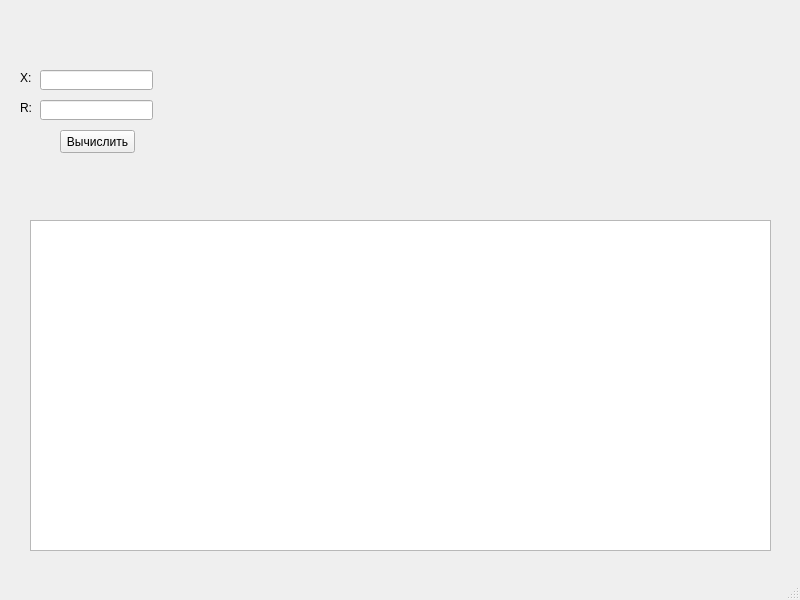
<?xml version="1.0" encoding="UTF-8"?>
<ui version="4.0">
 <class>MainWindow</class>
 <widget class="QMainWindow" name="MainWindow">
  <property name="geometry">
   <rect>
    <x>0</x>
    <y>0</y>
    <width>800</width>
    <height>600</height>
   </rect>
  </property>
  <property name="windowTitle">
   <string>MainWindow</string>
  </property>
  <widget class="QWidget" name="centralwidget">
   <widget class="QTableWidget" name="tableWidget">
    <property name="geometry">
     <rect>
      <x>30</x>
      <y>220</y>
      <width>741</width>
      <height>331</height>
     </rect>
    </property>
   </widget>
   <widget class="QPushButton" name="pushButton">
    <property name="geometry">
     <rect>
      <x>60</x>
      <y>130</y>
      <width>75</width>
      <height>23</height>
     </rect>
    </property>
    <property name="text">
     <string>Вычислить</string>
    </property>
   </widget>
   <widget class="QLineEdit" name="lineEdit">
    <property name="geometry">
     <rect>
      <x>40</x>
      <y>70</y>
      <width>113</width>
      <height>20</height>
     </rect>
    </property>
   </widget>
   <widget class="QLineEdit" name="lineEdit_2">
    <property name="geometry">
     <rect>
      <x>40</x>
      <y>100</y>
      <width>113</width>
      <height>20</height>
     </rect>
    </property>
   </widget>
   <widget class="QLabel" name="label">
    <property name="geometry">
     <rect>
      <x>20</x>
      <y>70</y>
      <width>16</width>
      <height>16</height>
     </rect>
    </property>
    <property name="text">
     <string>X:</string>
    </property>
   </widget>
   <widget class="QLabel" name="label_2">
    <property name="geometry">
     <rect>
      <x>20</x>
      <y>100</y>
      <width>16</width>
      <height>16</height>
     </rect>
    </property>
    <property name="text">
     <string>R:</string>
    </property>
   </widget>
   <widget class="QLabel" name="label_3">
    <property name="geometry">
     <rect>
      <x>200</x>
      <y>20</y>
      <width>551</width>
      <height>171</height>
     </rect>
    </property>
    <property name="text">
     <string/>
    </property>
    <property name="pixmap">
     <pixmap>C:/Users/znimator/Documents/ShareX/Screenshots/2024-06/Telegram_OdvGVaRlsb.png</pixmap>
    </property>
    <property name="scaledContents">
     <bool>true</bool>
    </property>
   </widget>
  </widget>
  <widget class="QMenuBar" name="menubar">
   <property name="geometry">
    <rect>
     <x>0</x>
     <y>0</y>
     <width>800</width>
     <height>21</height>
    </rect>
   </property>
  </widget>
  <widget class="QStatusBar" name="statusbar"/>
 </widget>
 <resources/>
 <connections/>
</ui>
